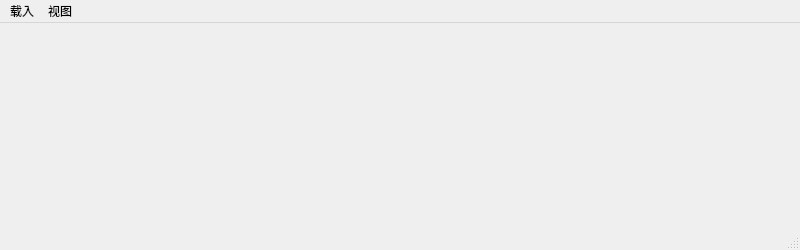
<?xml version="1.0" encoding="UTF-8"?>
<ui version="4.0">
 <class>mainWindow</class>
 <widget class="QMainWindow" name="mainWindow">
  <property name="geometry">
   <rect>
    <x>0</x>
    <y>0</y>
    <width>800</width>
    <height>250</height>
   </rect>
  </property>
  <property name="sizePolicy">
   <sizepolicy hsizetype="Minimum" vsizetype="Fixed">
    <horstretch>0</horstretch>
    <verstretch>0</verstretch>
   </sizepolicy>
  </property>
  <property name="minimumSize">
   <size>
    <width>0</width>
    <height>250</height>
   </size>
  </property>
  <property name="maximumSize">
   <size>
    <width>16777215</width>
    <height>250</height>
   </size>
  </property>
  <property name="windowTitle">
   <string>MainWindow</string>
  </property>
  <widget class="QWidget" name="deviceLayout">
   <layout class="QHBoxLayout" name="horizontalLayout"/>
  </widget>
  <widget class="QMenuBar" name="menuBar">
   <property name="geometry">
    <rect>
     <x>0</x>
     <y>0</y>
     <width>800</width>
     <height>21</height>
    </rect>
   </property>
   <widget class="QMenu" name="loadMenu">
    <property name="title">
     <string>载入</string>
    </property>
    <addaction name="loadDeviceDatabaseAction"/>
    <addaction name="checkDeviceInfosAction"/>
    <addaction name="separator"/>
    <addaction name="checkConnectivityAction"/>
   </widget>
   <widget class="QMenu" name="uiMenu">
    <property name="title">
     <string>视图</string>
    </property>
    <addaction name="addViewerAction"/>
    <addaction name="deleteViewerAction"/>
   </widget>
   <addaction name="loadMenu"/>
   <addaction name="uiMenu"/>
  </widget>
  <widget class="QStatusBar" name="statusbar"/>
  <action name="loadDeviceDatabaseAction">
   <property name="text">
    <string>选择DeviceDB</string>
   </property>
  </action>
  <action name="checkDeviceInfosAction">
   <property name="text">
    <string>设备信息</string>
   </property>
  </action>
  <action name="checkConnectivityAction">
   <property name="text">
    <string>检查连接</string>
   </property>
  </action>
  <action name="addViewerAction">
   <property name="text">
    <string>添加</string>
   </property>
  </action>
  <action name="deleteViewerAction">
   <property name="text">
    <string>删除</string>
   </property>
  </action>
 </widget>
 <resources/>
 <connections/>
</ui>
